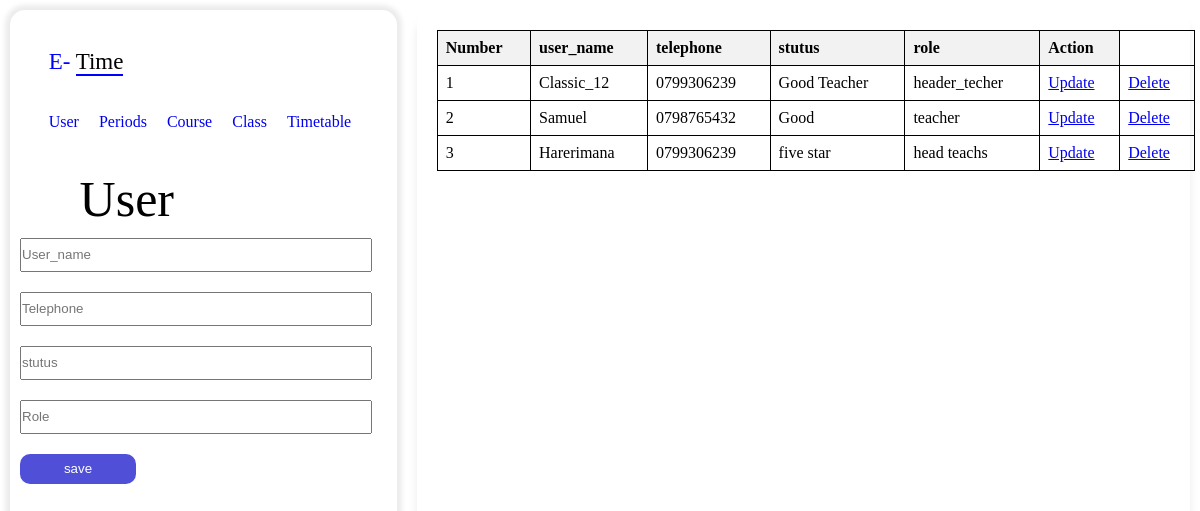
The app's page /pages/user_page.php with its own data.
### tables this page shows
CREATE TABLE `user` (
  `user_id` int(11) NOT NULL,
  `user_name` varchar(255) NOT NULL,
  `telephone` varchar(255) NOT NULL,
  `stutus` varchar(255) NOT NULL,
  `role` varchar(255) NOT NULL
);

### pages/user_page.php (the view, shortened to what this page needs)
<?php
require "../php/connection.php";
?>
<!DOCTYPE html>
<html lang="en">
<head>
    <link rel="stylesheet" href="../style/style.css">
</head>
<body>
    <div class="content">
        <div class="left_content">
            <p>E- <span>Time </span></p>
            <menu>
                <ul>
                    <li><a href="./user_page.php">User</a></li>
                    <li><a href="./periods.php">Periods</a></li>
                    <li><a href="./course_page.php">Course</a></li>
                    <li><a href="./class_page.php">Class</a></li>
                    <li><a href="time_table.php">Timetable</a></li>
                </ul>
            </menu>
            <label>User</label>
            <form action="../php/user.php" method="post">
                <input type="text" name="name" placeholder="User_name">
                <input type="text" name="telephone" placeholder="Telephone">
                <input type="text" name="stutus" placeholder="stutus">
                <input type="text" name="role" placeholder="Role">
                <input type="submit" name="save" value="save" >
            </form>
        </div>
        <div class="right_content">
        <table border="1">
                <tr>
                    <th>Number</th>
                    <th>user_name</th>
                    <th>telephone</th>
                    <th>stutus</th>
                    <th>role</th>
                    <th>Action</th>
                </tr>
                <?php
                  $select=mysqli_query($db,"SELECT `user_id`, `user_name`, `telephone`, `stutus`, `role` FROM `user`");
                   if($select){
                    $number= 1;
                    while ($row = $select->fetch_assoc()) {
                        ?>
                        <tr>
                            <td><?=$sum = $number++; ?></td>
                           <td> <?=$row['user_name'];?></td>
                           <td> <?=$row['telephone'];?></td>
                           <td> <?=$row['stutus'];?></td>
                           <td> <?=$row['role'];?></td>
                           <td><a href="../update/user.php?class_id=<?=$row['user_id'];?>">Update</a></td>
                           <td><a href="../delete/user.php?class_id=<?=$row['user_id'];?>">Delete</a></td>
                       </tr>
                <?php  }
                } ?>
            </table>
        </div>
    </div>
</body>
</html>

### style/style.css (style rules this page uses)
* { margin: 0; padding: 0; }
.content { display: flex; }
.left_content { margin: 10px; height:38pc; width: 35%; border-radius: 15px; box-shadow: 0px 0px 05px 05px rgb(236, 236, 236); }
.right_content { margin: 10px; height:38pc; width: 70%; border-radius: 15px; box-shadow:0px 10px 10px rgb(236, 236, 236); }
p { margin:10%; font-size: 23px; color: blue; }
span { color: black; border-bottom: 2px solid blue; }
menu { margin: 10%; }
ul { list-style: none; display:flex; gap: 20px; }
ul a { font-size: 100%; text-decoration:none; }
label { margin: 18%; font-size: 50px; }
input { margin: 10px; height: 30px; width: 90%; }
input[type="submit"] { background: rgb(79, 79, 216); color: white; width: 30%; border: none; border-radius: 10px; }
table { border-collapse: collapse; width: 98%; margin: 20px; }
table, th, td { border: 1px solid black; }
th, td { padding: 8px; text-align: left; }
th { background-color: #f2f2f2; }

### records on screen
user: number "1", user_name "Classic_12", telephone "0799306239", stutus "Good Teacher", role "header_techer"
user: number "2", user_name "Samuel", telephone "0798765432", stutus "Good", role "teacher"
user: number "3", user_name "Harerimana", telephone "0799306239", stutus "five star", role "head teachs"
